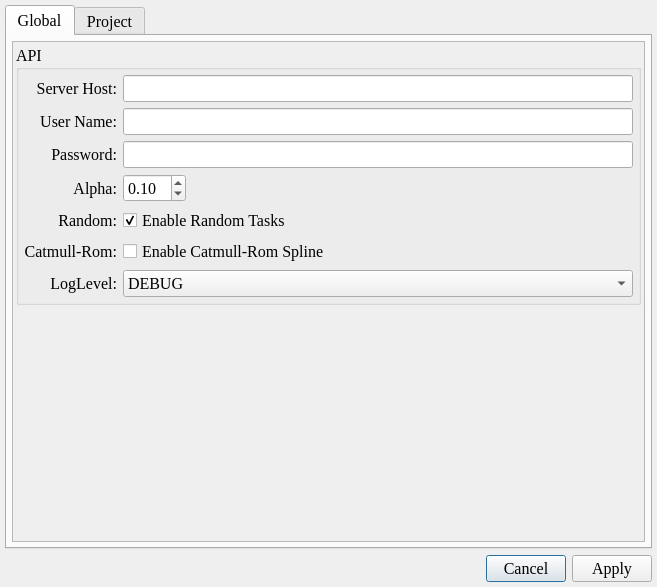
<?xml version="1.0" encoding="UTF-8"?>
<ui version="4.0">
 <class>DialogSettings</class>
 <widget class="QDialog" name="DialogSettings">
  <property name="geometry">
   <rect>
    <x>0</x>
    <y>0</y>
    <width>657</width>
    <height>587</height>
   </rect>
  </property>
  <property name="font">
   <font>
    <family>Times New Roman</family>
    <pointsize>12</pointsize>
   </font>
  </property>
  <property name="windowTitle">
   <string>Setting</string>
  </property>
  <layout class="QGridLayout" name="gridLayout_5">
   <property name="leftMargin">
    <number>5</number>
   </property>
   <property name="topMargin">
    <number>5</number>
   </property>
   <property name="rightMargin">
    <number>5</number>
   </property>
   <property name="bottomMargin">
    <number>5</number>
   </property>
   <item row="1" column="0">
    <layout class="QHBoxLayout" name="horizontalLayout_4">
     <item>
      <spacer name="horizontalSpacer">
       <property name="orientation">
        <enum>Qt::Orientation::Horizontal</enum>
       </property>
       <property name="sizeHint" stdset="0">
        <size>
         <width>40</width>
         <height>20</height>
        </size>
       </property>
      </spacer>
     </item>
     <item>
      <widget class="QPushButton" name="btn_cancel">
       <property name="text">
        <string>Cancel</string>
       </property>
       <property name="icon">
        <iconset resource="../icons.qrc">
         <normaloff>:/icon/icons/close-one.svg</normaloff>:/icon/icons/close-one.svg</iconset>
       </property>
      </widget>
     </item>
     <item>
      <widget class="QPushButton" name="btn_apply">
       <property name="text">
        <string>Apply</string>
       </property>
       <property name="icon">
        <iconset resource="../icons.qrc">
         <normaloff>:/icon/icons/check-one.svg</normaloff>:/icon/icons/check-one.svg</iconset>
       </property>
      </widget>
     </item>
    </layout>
   </item>
   <item row="0" column="0">
    <widget class="QTabWidget" name="tabWidget">
     <property name="currentIndex">
      <number>0</number>
     </property>
     <widget class="QWidget" name="tab_global">
      <attribute name="title">
       <string>Global</string>
      </attribute>
      <layout class="QGridLayout" name="gridLayout_7">
       <property name="leftMargin">
        <number>5</number>
       </property>
       <property name="topMargin">
        <number>5</number>
       </property>
       <property name="rightMargin">
        <number>5</number>
       </property>
       <property name="bottomMargin">
        <number>5</number>
       </property>
       <item row="0" column="0">
        <widget class="QScrollArea" name="scrollArea">
         <property name="widgetResizable">
          <bool>true</bool>
         </property>
         <widget class="QWidget" name="scrollAreaWidgetContents">
          <property name="geometry">
           <rect>
            <x>0</x>
            <y>0</y>
            <width>629</width>
            <height>501</height>
           </rect>
          </property>
          <layout class="QGridLayout" name="gridLayout">
           <property name="leftMargin">
            <number>3</number>
           </property>
           <property name="topMargin">
            <number>3</number>
           </property>
           <property name="rightMargin">
            <number>3</number>
           </property>
           <property name="bottomMargin">
            <number>3</number>
           </property>
           <item row="0" column="0">
            <widget class="QGroupBox" name="groupBox">
             <property name="title">
              <string>API</string>
             </property>
             <layout class="QGridLayout" name="gridLayout_2">
              <property name="leftMargin">
               <number>5</number>
              </property>
              <property name="topMargin">
               <number>5</number>
              </property>
              <property name="rightMargin">
               <number>5</number>
              </property>
              <property name="bottomMargin">
               <number>5</number>
              </property>
              <item row="0" column="0">
               <layout class="QGridLayout" name="gridLayout_4">
                <item row="3" column="1">
                 <widget class="QDoubleSpinBox" name="dspbox_alpha">
                  <property name="sizePolicy">
                   <sizepolicy hsizetype="Fixed" vsizetype="Fixed">
                    <horstretch>0</horstretch>
                    <verstretch>0</verstretch>
                   </sizepolicy>
                  </property>
                  <property name="minimumSize">
                   <size>
                    <width>63</width>
                    <height>0</height>
                   </size>
                  </property>
                  <property name="maximum">
                   <double>1.000000000000000</double>
                  </property>
                  <property name="singleStep">
                   <double>0.100000000000000</double>
                  </property>
                  <property name="value">
                   <double>0.100000000000000</double>
                  </property>
                 </widget>
                </item>
                <item row="1" column="1">
                 <widget class="QLineEdit" name="ledit_username"/>
                </item>
                <item row="1" column="0">
                 <widget class="QLabel" name="label_4">
                  <property name="text">
                   <string>User Name:</string>
                  </property>
                  <property name="alignment">
                   <set>Qt::AlignmentFlag::AlignRight|Qt::AlignmentFlag::AlignTrailing|Qt::AlignmentFlag::AlignVCenter</set>
                  </property>
                 </widget>
                </item>
                <item row="3" column="0">
                 <widget class="QLabel" name="label_6">
                  <property name="text">
                   <string>Alpha:</string>
                  </property>
                  <property name="alignment">
                   <set>Qt::AlignmentFlag::AlignRight|Qt::AlignmentFlag::AlignTrailing|Qt::AlignmentFlag::AlignVCenter</set>
                  </property>
                 </widget>
                </item>
                <item row="2" column="1">
                 <widget class="QLineEdit" name="ledit_password">
                  <property name="inputMethodHints">
                   <set>Qt::InputMethodHint::ImhHiddenText|Qt::InputMethodHint::ImhNoAutoUppercase|Qt::InputMethodHint::ImhNoPredictiveText|Qt::InputMethodHint::ImhSensitiveData</set>
                  </property>
                  <property name="echoMode">
                   <enum>QLineEdit::EchoMode::Password</enum>
                  </property>
                 </widget>
                </item>
                <item row="0" column="1">
                 <widget class="QLineEdit" name="ledit_host">
                  <property name="enabled">
                   <bool>true</bool>
                  </property>
                 </widget>
                </item>
                <item row="6" column="0">
                 <widget class="QLabel" name="label_11">
                  <property name="text">
                   <string>LogLevel:</string>
                  </property>
                  <property name="alignment">
                   <set>Qt::AlignmentFlag::AlignRight|Qt::AlignmentFlag::AlignTrailing|Qt::AlignmentFlag::AlignVCenter</set>
                  </property>
                 </widget>
                </item>
                <item row="2" column="0">
                 <widget class="QLabel" name="label_5">
                  <property name="text">
                   <string>Password:</string>
                  </property>
                  <property name="alignment">
                   <set>Qt::AlignmentFlag::AlignRight|Qt::AlignmentFlag::AlignTrailing|Qt::AlignmentFlag::AlignVCenter</set>
                  </property>
                 </widget>
                </item>
                <item row="0" column="0">
                 <widget class="QLabel" name="label">
                  <property name="text">
                   <string>Server Host:</string>
                  </property>
                  <property name="alignment">
                   <set>Qt::AlignmentFlag::AlignRight|Qt::AlignmentFlag::AlignTrailing|Qt::AlignmentFlag::AlignVCenter</set>
                  </property>
                 </widget>
                </item>
                <item row="6" column="1">
                 <widget class="QComboBox" name="cmbox_loglevel">
                  <item>
                   <property name="text">
                    <string>DEBUG</string>
                   </property>
                  </item>
                  <item>
                   <property name="text">
                    <string>INFO</string>
                   </property>
                  </item>
                  <item>
                   <property name="text">
                    <string>WARNING</string>
                   </property>
                  </item>
                  <item>
                   <property name="text">
                    <string>ERROR</string>
                   </property>
                  </item>
                 </widget>
                </item>
                <item row="4" column="1">
                 <widget class="QCheckBox" name="ckbox_random">
                  <property name="text">
                   <string>Enable Random Tasks</string>
                  </property>
                  <property name="checked">
                   <bool>true</bool>
                  </property>
                 </widget>
                </item>
                <item row="4" column="0">
                 <widget class="QLabel" name="label_2">
                  <property name="text">
                   <string>Random:</string>
                  </property>
                  <property name="alignment">
                   <set>Qt::AlignmentFlag::AlignRight|Qt::AlignmentFlag::AlignTrailing|Qt::AlignmentFlag::AlignVCenter</set>
                  </property>
                 </widget>
                </item>
                <item row="5" column="0">
                 <widget class="QLabel" name="label_3">
                  <property name="text">
                   <string>Catmull-Rom:</string>
                  </property>
                  <property name="alignment">
                   <set>Qt::AlignmentFlag::AlignRight|Qt::AlignmentFlag::AlignTrailing|Qt::AlignmentFlag::AlignVCenter</set>
                  </property>
                 </widget>
                </item>
                <item row="5" column="1">
                 <widget class="QCheckBox" name="ckbox_catmull_rom">
                  <property name="text">
                   <string>Enable Catmull-Rom Spline</string>
                  </property>
                  <property name="checked">
                   <bool>false</bool>
                  </property>
                 </widget>
                </item>
               </layout>
              </item>
             </layout>
            </widget>
           </item>
           <item row="1" column="0">
            <spacer name="verticalSpacer">
             <property name="orientation">
              <enum>Qt::Orientation::Vertical</enum>
             </property>
             <property name="sizeHint" stdset="0">
              <size>
               <width>20</width>
               <height>40</height>
              </size>
             </property>
            </spacer>
           </item>
          </layout>
         </widget>
        </widget>
       </item>
      </layout>
     </widget>
     <widget class="QWidget" name="tab">
      <attribute name="title">
       <string>Project</string>
      </attribute>
      <layout class="QGridLayout" name="gridLayout_13">
       <item row="0" column="0">
        <widget class="QScrollArea" name="scrollArea_2">
         <property name="widgetResizable">
          <bool>true</bool>
         </property>
         <widget class="QWidget" name="scrollAreaWidgetContents_2">
          <property name="geometry">
           <rect>
            <x>0</x>
            <y>0</y>
            <width>609</width>
            <height>506</height>
           </rect>
          </property>
          <layout class="QGridLayout" name="gridLayout_8">
           <property name="leftMargin">
            <number>3</number>
           </property>
           <property name="topMargin">
            <number>3</number>
           </property>
           <property name="rightMargin">
            <number>3</number>
           </property>
           <property name="bottomMargin">
            <number>3</number>
           </property>
           <item row="0" column="0">
            <widget class="QGroupBox" name="groupBox_5">
             <property name="sizePolicy">
              <sizepolicy hsizetype="Preferred" vsizetype="Expanding">
               <horstretch>0</horstretch>
               <verstretch>0</verstretch>
              </sizepolicy>
             </property>
             <property name="minimumSize">
              <size>
               <width>0</width>
               <height>500</height>
              </size>
             </property>
             <property name="title">
              <string>Project</string>
             </property>
             <layout class="QGridLayout" name="gridLayout_11">
              <property name="leftMargin">
               <number>5</number>
              </property>
              <property name="topMargin">
               <number>5</number>
              </property>
              <property name="rightMargin">
               <number>5</number>
              </property>
              <property name="bottomMargin">
               <number>5</number>
              </property>
              <item row="0" column="0">
               <layout class="QGridLayout" name="gridLayout_12">
                <item row="2" column="0">
                 <widget class="QLabel" name="label_14">
                  <property name="text">
                   <string>Labels:</string>
                  </property>
                 </widget>
                </item>
                <item row="1" column="0">
                 <widget class="QLabel" name="label_15">
                  <property name="text">
                   <string>Description:</string>
                  </property>
                 </widget>
                </item>
                <item row="0" column="0">
                 <widget class="QLabel" name="label_16">
                  <property name="text">
                   <string>Name:</string>
                  </property>
                 </widget>
                </item>
                <item row="2" column="2">
                 <layout class="QVBoxLayout" name="verticalLayout_2">
                  <item>
                   <widget class="QPushButton" name="btn_add_label">
                    <property name="text">
                     <string>Add</string>
                    </property>
                   </widget>
                  </item>
                  <item>
                   <widget class="QPushButton" name="btn_delete_label">
                    <property name="text">
                     <string>Delete</string>
                    </property>
                   </widget>
                  </item>
                  <item>
                   <widget class="QPushButton" name="btn_clear">
                    <property name="text">
                     <string>Clear</string>
                    </property>
                   </widget>
                  </item>
                  <item>
                   <spacer name="verticalSpacer_2">
                    <property name="orientation">
                     <enum>Qt::Orientation::Vertical</enum>
                    </property>
                    <property name="sizeHint" stdset="0">
                     <size>
                      <width>20</width>
                      <height>110</height>
                     </size>
                    </property>
                   </spacer>
                  </item>
                 </layout>
                </item>
                <item row="0" column="1" colspan="2">
                 <widget class="QLineEdit" name="ledit_projname">
                  <property name="enabled">
                   <bool>false</bool>
                  </property>
                 </widget>
                </item>
                <item row="1" column="1" colspan="2">
                 <widget class="QLineEdit" name="ledit_prjdesc">
                  <property name="enabled">
                   <bool>false</bool>
                  </property>
                 </widget>
                </item>
                <item row="2" column="1">
                 <widget class="QTableWidget" name="table_labels">
                  <property name="sizePolicy">
                   <sizepolicy hsizetype="Expanding" vsizetype="Expanding">
                    <horstretch>0</horstretch>
                    <verstretch>0</verstretch>
                   </sizepolicy>
                  </property>
                  <column>
                   <property name="text">
                    <string>ID</string>
                   </property>
                  </column>
                  <column>
                   <property name="text">
                    <string>Name</string>
                   </property>
                  </column>
                  <column>
                   <property name="text">
                    <string>Color</string>
                   </property>
                  </column>
                  <column>
                   <property name="text">
                    <string>Delete</string>
                   </property>
                  </column>
                 </widget>
                </item>
               </layout>
              </item>
             </layout>
            </widget>
           </item>
          </layout>
         </widget>
        </widget>
       </item>
      </layout>
     </widget>
    </widget>
   </item>
  </layout>
 </widget>
 <resources>
  <include location="../icons.qrc"/>
 </resources>
 <connections/>
</ui>
